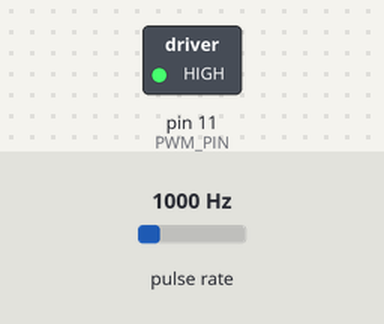
The sketch below on a simulated Arduino Uno, built with avr-gcc and run on an emulated ATmega328P. Parts: switched loads named in the sketch (green lamp = pin HIGH). Wiring (inferred from the names in the program): pulse sensor: data pin 8. The inputs (shaded band) are chosen by the test bench; at power-on: pulse rate 1000 Hz. What the sketch prints to the serial monitor is not drawn.

Above: at 1.2 s.
1.3 s: pulse rate (sensor on pin 8) set to 100 Hz
4.3 s: pulse rate (sensor on pin 8) set to 1250 Hz
Timing chart, 0 to 7.3 s (numbered marks = the images above; inputs shaded):
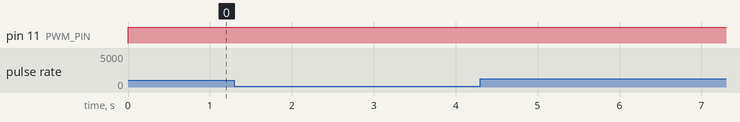

Measured:
- after the input at 1.3 s, every drawn part: stays the same
- after the input at 4.3 s, every drawn part: stays the same

The sketch:

RPM_MEASUREMENT.ino
```cpp
/*
 * Author : VAIBHAV.
 * DATE : 1 JAN 2022.
 * PURPOSE : 1. SPEED CONTROL USING PWM.
 *           2. MEASURE A SPEED IN "Hz" and "RPM"
 */
#define PULSE_IN_PIN 8  // Sensor PIN
#define PWM_PIN 11      // Motor Pin
#define TIME_TO_ONE_TICK  64e-6  // (16e16/1024)^-1  Time Required to increment counter by one
#include<avr/interrupt.h>


long unsigned int t_p1 = 0;  // Variable to store a capture timestamp of pulse_1
long unsigned int t_p2 = 0;  // Varible to store a capture timestamp of pulse_2
long unsigned int t_diff = 0; // Varible to store a difference between two timestamp
double t_ms = 0.00; // varible to store a final value
double freq = 0.00; // varible to store frequency
float RPM = 0.00; // varible to store RPM

bool pulse_1_occured = false;
bool pulse_2_occured = false;

unsigned int no_of_cycle = 0;
unsigned char i =0;


void setup()
{
 Serial.begin(9600);
  // Initialization of Timer/Counter1 in "Normal Mode"
  cli();
  TCCR1A= 0x00; // Initialize timer1 in normal mode operation free running mode 0x0000 to 0xffff
  //TCCR1B = 0x05; // prescalar to 1024
  TCCR1B = 0x85; // Enable Noice Cancel on ICP1, Falling  EDGE Triggering, Prescalar = 1024
  TCCR1C = 0x00;
  TCNT1 = 0x0000; // initilize timer1 with 0x0000
  TIMSK1 = 0x21;  // Unmask timer1 overflow interrupt and ICP event interrupt
  pinMode(PULSE_IN_PIN,INPUT_PULLUP);
  pinMode(PULSE_IN_PIN,INPUT);

   // Initialization of Timer/Counter2 in "Phase Correct PWM" Mode
   TCCR2A = 0x81;
   TCCR2B = 0x02;
   TCNT2 = 0x00;
   pinMode(PWM_PIN,OUTPUT);
   OCR2A = 142;
  sei();
}

void loop()
{
  // if both pulse occurs then procede for calculation
  if( pulse_1_occured && pulse_2_occured )
    {
      cli(); // clear global interrupt flag while computation of time period.

      // If difference between consequtive pulse greater than "4 Sec" (0xFFFF*64e-6).
      if( no_of_cycle > 0)
        t_diff = ( (0xFFFF - t_p1) + ( 0xFFFF*(no_of_cycle - 1) )  + t_p2  );
      else
        t_diff = (t_p2 - t_p1);

      // Convert Seconds to milliSeconds
      t_ms = (t_diff * TIME_TO_ONE_TICK) * 1000;
      Serial.print("Difference is:");
      Serial.print(t_ms);
      Serial.print(" msec");

      // Calculate Frequency
      freq = 1/(t_ms/1000);
      Serial.print(" | Frequency :");
      Serial.print(freq);
      Serial.print(" Hz");

      // Calculate RPM
      RPM = freq*60;
      Serial.print(" | RPM :");
      Serial.println(RPM);

      // Reset Values
      no_of_cycle = 0;
      t_diff = 0;
      t_ms = 0;
      pulse_1_occured = false;
      pulse_2_occured = false;
      sei();
    }

  rpm_control(); // to set duty cycle
}


void rpm_control()
{
 OCR2A = 255;
}

// ISR for counting number of overflow
ISR(TIMER1_OVF_vect)
{
  no_of_cycle++;
}

// ISR to capture a Timer/Counter1 value at the instance of event.
ISR(TIMER1_CAPT_vect)
{

  if( ! pulse_1_occured )
   {
    pulse_1_occured = true;
    t_p1 = ICR1;
    no_of_cycle=0;
   }
  else
   {
    pulse_2_occured = true;
    t_p2 = ICR1;
   }
}
```
